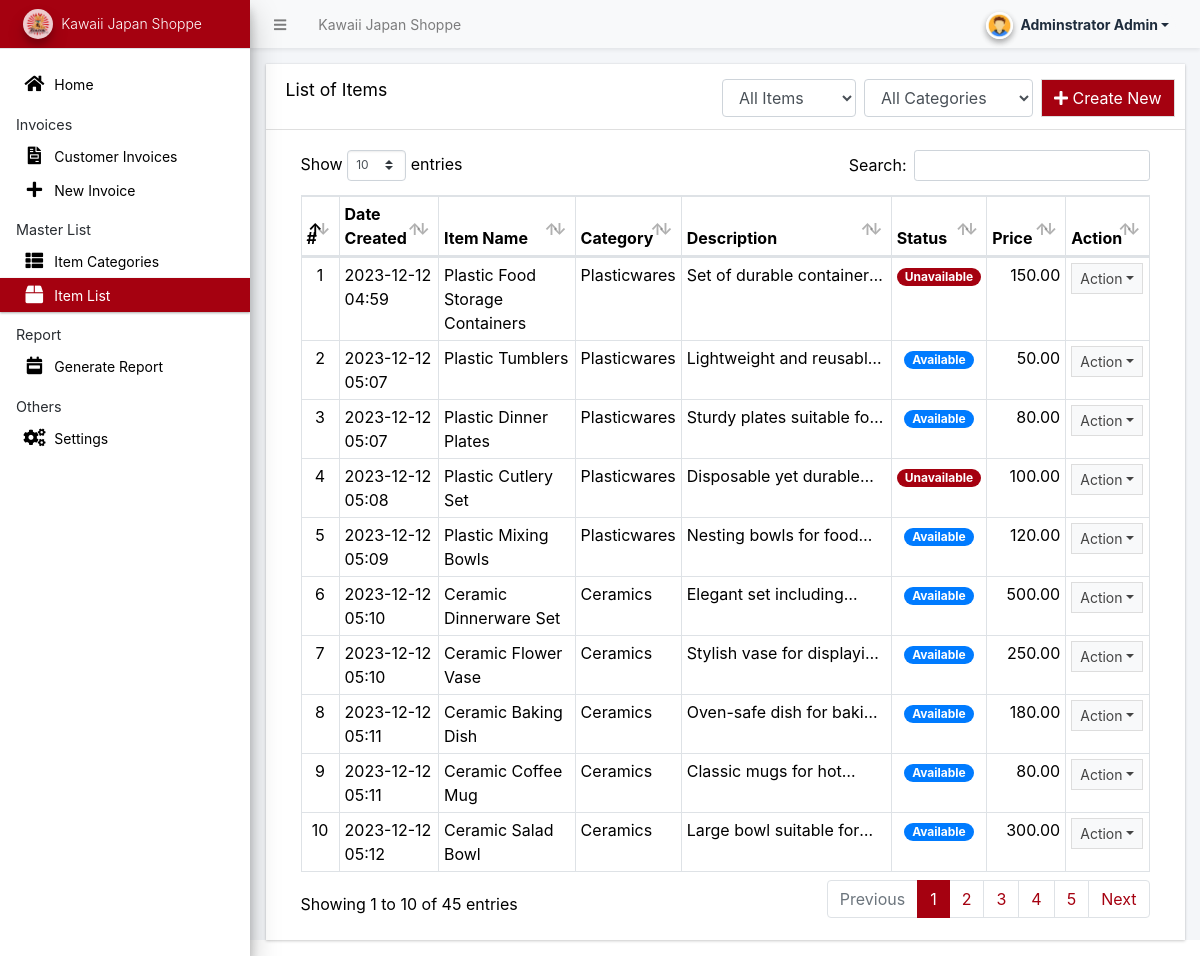
Page /admin/?page=product (signed in) on the committed database.
### tables this page shows
CREATE TABLE `product_list` (
  `id` int(30) NOT NULL,
  `category_id` int(30) NOT NULL,
  `product` varchar(250) NOT NULL,
  `description` text NOT NULL,
  `status` tinyint(1) NOT NULL DEFAULT 1 COMMENT '1 = available, 2 = unavailable',
  `price` float NOT NULL,
  `date_created` datetime NOT NULL DEFAULT current_timestamp(),
  `date_updated` datetime DEFAULT NULL ON UPDATE current_timestamp()
);

CREATE TABLE `category_list` (
  `id` int(30) NOT NULL,
  `name` varchar(250) NOT NULL,
  `description` text NOT NULL,
  `type` tinyint(1) NOT NULL DEFAULT 1 COMMENT '1 = product, 2 = service',
  `date_created` datetime NOT NULL DEFAULT current_timestamp(),
  `date_updated` datetime DEFAULT NULL ON UPDATE current_timestamp()
);

### admin/product/index.php (the view, shortened to what this page needs)
<div class="card card-outline rounded-0 card-maroon">
    <div class="card-header">
        <h3 class="card-title">List of Items</h3>
        <div class="card-tools">
            <a href="javascript:void(0)" id="create_product" class="btn btn-flat btn-default bg-maroon">
                <span class="fas fa-plus"></span> Create New
            </a>
        </div>
        <div class="card-tools mr-2">
            <select class="form-control" id="category_filter">
                <option value="">All Categories</option>
            </select>
        </div>
        <div class="card-tools mr-2">
            <select class="form-control" id="status_filter">
                <option value="">All Items</option>
            </select>
        </div>
    </div>
    <div class="card-body">
        <div class="container-fluid">
            <div class="container-fluid">
                <table class="table table-bordered table-stripped">
                    <colgroup>
                        <col width="5%">
                        <col width="13%">
                        <col width="18%">
                        <col width="10%">
                        <col width="30%">
                        <col width="10%">
                        <col width="10%">
                        <col width="15%">
                    </colgroup>
                    <thead>
                        <tr>
                            <th>#</th>
                            <th>Date Created</th>
                            <th>Item Name</th>
                            <th>Category</th>
                            <th>Description</th>
                            <th>Status</th>
                            <th>Price</th>
                            <th>Action</th>
                        </tr>
                    </thead>
                    <tbody>
                        <?php
                        $i = 1;
                        $qry = $conn->query("SELECT p.*, c.name as cname FROM `product_list` p INNER JOIN category_list c ON c.id = p.category_id ORDER BY date(p.date_created) DESC ");
                        while ($row = $qry->fetch_assoc()) :
                            $row['description'] = strip_tags(stripslashes(html_entity_decode($row['description'])));
                        ?>
                            <tr class="filtered-row" data-category="<?php echo $row['category_id']; ?>" data-status="<?php echo $row['status']; ?>">
                                <td class="text-center"><?php echo $i++; ?></td>
                                <td><?php echo date("Y-m-d H:i", strtotime($row['date_created'])); ?></td>
                                <td><?php echo $row['product']; ?></td>
                                <td><?php echo $row['cname']; ?></td>
                                <td><p class="truncate-1 m-0"><?php echo $row['description']; ?></p></td>
                                <td class="text-center">
                                    <?php if ($row['status'] == 1) : ?>
                                        <span class="badge badge-default badge-primary rounded-pill px-2">Available</span>
                                    <?php else : ?>
                                        <span class="badge bg-maroon rounded-pill px-2">Unavailable</span>
                                    <?php endif; ?>
                                </td>
                                <td class="text-right"><?php echo number_format($row['price'], 2); ?></td>
                                <td align="center">
                                    <button type="button" class="btn btn-flat btn-default btn-sm dropdown-toggle dropdown-icon" data-toggle="dropdown">
                                        Action
                                    </button>
                                </td>
                            </tr>
                        <?php endwhile; ?>
                    </tbody>
                </table>
            </div>
        </div>
    </div>
</div>

### rows in the picture
product_list: date_created "2023-12-12 04:59", product "Plastic Food Storage Containers", category_list.name "Plasticwares", description "Set of durable…", status "Unavailable", price "150.00"
product_list: date_created "2023-12-12 05:07", product "Plastic Tumblers", category_list.name "Plasticwares", description "Lightweight and…", status "Available", price "50.00"
product_list: date_created "2023-12-12 05:07", product "Plastic Dinner Plates", category_list.name "Plasticwares", description "Sturdy plates suitable…", status "Available", price "80.00"
product_list: date_created "2023-12-12 05:08", product "Plastic Cutlery Set", category_list.name "Plasticwares", description "Disposable yet…", status "Unavailable", price "100.00"
product_list: date_created "2023-12-12 05:09", product "Plastic Mixing Bowls", category_list.name "Plasticwares", description "Nesting bowls for…", status "Available", price "120.00"
product_list: date_created "2023-12-12 05:10", product "Ceramic Dinnerware Set", category_list.name "Ceramics", description "Elegant set…", status "Available", price "500.00"
product_list: date_created "2023-12-12 05:10", product "Ceramic Flower Vase", category_list.name "Ceramics", description "Stylish vase for…", status "Available", price "250.00"
product_list: date_created "2023-12-12 05:11", product "Ceramic Baking Dish", category_list.name "Ceramics", description "Oven-safe dish for…", status "Available", price "180.00"
product_list: date_created "2023-12-12 05:11", product "Ceramic Coffee Mug", category_list.name "Ceramics", description "Classic mugs for…", status "Available", price "80.00"
product_list: date_created "2023-12-12 05:12", product "Ceramic Salad Bowl", category_list.name "Ceramics", description "Large bowl suitable…", status "Available", price "300.00"

### other values in the picture
$_settings->info('name') "Kawaii Japan Shoppe"
$_settings->userdata('firstname').' '.$_settings->userdata('lastname') "Adminstrator Admin"
$_settings->info('short_name') "Kawaii Japan Shoppe"
